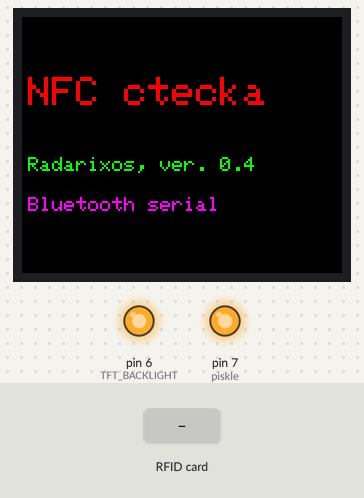
Bench run of a sketch on a simulated Arduino Uno, built with avr-gcc and run on an emulated ATmega328P. Shown: 160×128 colour display, output pins drawn as LEDs (lit = HIGH). The test bench sets the inputs (shaded band). Pins used as bus, display or sensor lines are not drawn; what the sketch prints to the serial monitor is not drawn.

Above: at 0.31 s.
At 1.5 s:
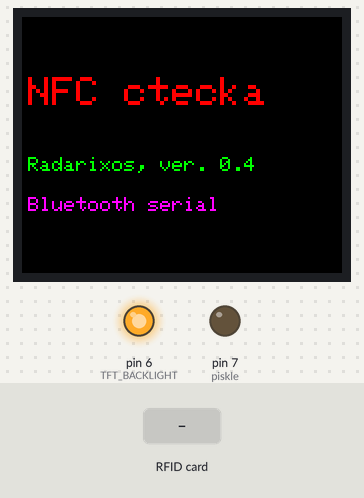
1.6 s: RFID card 5E 7A 19 C4 held to the reader
At 2.1 s:
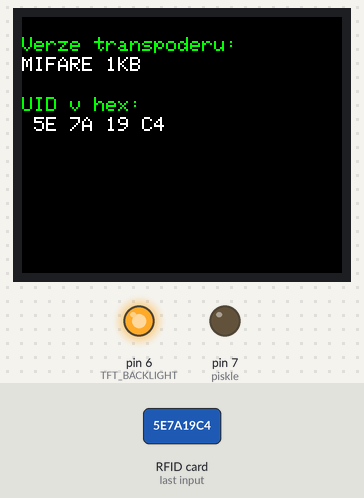
Timing chart, 0 to 4.6 s (numbered marks = the images above; inputs shaded):
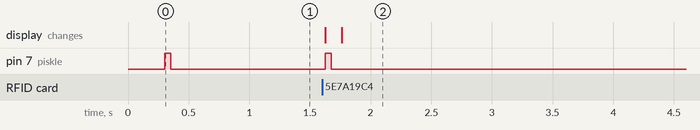

The sketch:

nfc_reader_04_bluetooth.ino
```cpp
/* NFC reader with color display and bluetooth link (serial echo) to android phone
 * selfedu project for arduino uno/nano, under GNU/GPL
 *
 * version 0.4, rare demo, 03/2019.
 *
 * Used generic devices:
 * Arduino NANO/UNO, TFT display 1.44" (ST7735, SPI), NFC modul MFRC522(SPI), Bluetooth modul HC06(UART).
 *
 * Proof of concept:
 * two SPI devices
 * quick reading UID of all Mifare/NFC devices(TAG),
 * send UID to TFT,
 * show version of transpoder, and send it via bluetooth to terminal on android phone.
 *
 * Used terminal software -tested (available on google play repository):
 * Serial Bluetooth Terminal v.1.22 by Kai-Morich
 *
 * Library and parts of code are from GitHub, Arduino-Shop.cz and Arduino.cc
 *
 */

#include <Adafruit_GFX.h>
#include <Adafruit_ST7735.h>
#include <SPI.h>
#include <SoftwareSerial.h>
#include <MFRC522.h>

#define TFT_CS        10  // CS for TFT (SlaveSelect SPI bus TFT)
#define TFT_RST        9  // Reset for TFT
#define TFT_DC         8  // DC(A0) for TFT
#define TFT_BACKLIGHT  6  // TFT backlight pin
#define RX             2  // serial data RX modul HC04/06
#define TX             3  // serial data TX modul HC04/06
#define RC522_SS       5  // slave select mfrc522 modul
#define RC522_RST      4  // reset mfrc522 modul
const int piskle =     7;  // beep feedback (if UID was readed)

// used default HARDWARE SPI pins Uno/Nano:
// SPI MOSI = pin 11
// SPI MISO = pin 12
// SPI SCLK = pin 13

Adafruit_ST7735 tft = Adafruit_ST7735(TFT_CS, TFT_DC, TFT_RST); // instance tft s radicem ST7735
SoftwareSerial bluetooth(TX, RX);                               // instance modrozubu(default pair PIN 1234)
MFRC522 mfrc522(RC522_SS, RC522_RST);                           // instance nfc modulu MFRC522

void pipni()  {               //rutina pipnuti 50ms
  digitalWrite(piskle, HIGH);
  delay(50);
  digitalWrite(piskle, LOW);
  }

void setup()  {
  Serial.begin(9600);       // serial init
  SPI.begin();              // SPI bus init
  mfrc522.PCD_Init();       // init MFRC522
  bluetooth.begin(9600);    // bluetooth init

  pinMode(piskle, OUTPUT);

  pinMode(TFT_BACKLIGHT, OUTPUT);
  digitalWrite(TFT_BACKLIGHT, HIGH); // Backlight TFT on

  tft.initR(INITR_BLACKTAB);        // init 160x128 verze tft
  //tft.initR(INITR_GREENTAB);      // init 128x128 verze tft
  tft.setRotation(3);               // otoc displej na sirku s kontaktama vlevo
  welcomeScreen();                  // ukaz welcome text
  pipni();                          // pipni
}

void printHex(byte *buffer, byte bufferSize)    //rutina pro vypis bufferu (uid) v HEX
  {
  for (byte i = 0; i < bufferSize; i++)
    {
    Serial.print(buffer[i] < 0x10 ? " 0" : " ");
    Serial.print(buffer[i], HEX);
    }
  }

/*
void printDec(byte *buffer, byte bufferSize)    //rutina pro vypis bufferu (uid) v DEC
  {
  for (byte i = 0; i < bufferSize; i++)
    {
    Serial.print(buffer[i] < 0x10 ? " 0" : " ");
    Serial.print(buffer[i], DEC);
    }
  }
*/

void loop() {
  // Look for new cards
  if ( ! mfrc522.PICC_IsNewCardPresent())
  {
  return;
  }
  // Select one of the cards
  if ( ! mfrc522.PICC_ReadCardSerial())
  {
    return;
  }
  clearTFT();
  pipni();
  readRFID();
 }

void welcomeScreen(){
  tft.fillScreen(ST77XX_BLACK);
  tft.setCursor(3,30);
  tft.setTextSize(2);
  tft.setTextColor(ST77XX_RED);
  tft.print("NFC ctecka");
  bluetooth.println("");
  bluetooth.println("NFC ctecka");
  tft.setCursor(3,70);
  tft.setTextSize(1);
  tft.setTextColor(ST77XX_GREEN);
  tft.print("Radarixos, ver. 0.4");bluetooth.println("Radarixos, ver. 0.4");
  tft.setCursor(3,90);
  tft.setTextSize(1);
  tft.setTextColor(ST77XX_MAGENTA);
  tft.print("Bluetooth serial"); bluetooth.println("Bluetooth - serial link seems OK!");
}

void clearTFT() {
  tft.fillScreen(ST77XX_BLACK);     // cerne pozadi
}

void readRFID() {
// new record
  Serial.print("\n-----------------------------");
  bluetooth.print("\n-----------------------------:");

//picc version
  Serial.print("\nVerze: ");
  bluetooth.println("\nVerze:");
  MFRC522::PICC_Type piccType = mfrc522.PICC_GetType(mfrc522.uid.sak);
  Serial.println(mfrc522.PICC_GetTypeName(piccType));
    bluetooth.print(mfrc522.PICC_GetTypeName(piccType));
    tft.setTextColor(ST77XX_GREEN);
    tft.setCursor(0,10);
    tft.setTextSize(1);
    tft.print("Verze transpoderu:");
    tft.setTextColor(ST77XX_WHITE);
    tft.setCursor(0,20);
    tft.setTextSize(1);
    tft.print(mfrc522.PICC_GetTypeName(piccType));

//picc UID
    Serial.print("UID v hex: ");
    String content= "";           //vynulovani promenne "content"
    bluetooth.println("\nUID v hex:");
    tft.setTextColor(ST77XX_GREEN);
    tft.setCursor(0,40);
    tft.setTextSize(1);
    tft.print("UID v hex: ");
    tft.setTextColor(ST77XX_WHITE);
    tft.setCursor(0,50);

  for (byte i = 0; i < mfrc522.uid.size; i++) //cti a posilej uid dal
  {
     Serial.print(mfrc522.uid.uidByte[i] < 0x10 ? " 0" : " ");
     Serial.print(mfrc522.uid.uidByte[i], HEX);
     content.concat(String(mfrc522.uid.uidByte[i] < 0x10 ? " 0" : " "));
     content.concat(String(mfrc522.uid.uidByte[i], HEX));
     //tft.print(String(mfrc522.uid.uidByte[i], HEX));            //zapis bez mezer mezi bytama
     tft.print(mfrc522.uid.uidByte[i] < 0x10 ? " 0" : " ");       //zapis s mezerama mezi bytama
     tft.print(mfrc522.uid.uidByte[i], HEX);                      //zapis s mezerama mezi bytama
     bluetooth.print(mfrc522.uid.uidByte[i] < 0x10 ? " 0" : " "); //zapis s mezerama mezi bytama
     bluetooth.print(mfrc522.uid.uidByte[i], HEX);                //zapis s mezerama mezi bytama
  }


  // Halt PICC
  mfrc522.PICC_HaltA();
  // Stop encryption on PCD
  mfrc522.PCD_StopCrypto1();

}
```

Measured:
- after the input at 1.6 s, pin 7 (piskle): LOW → HIGH at once, → LOW 0.05 s later; the display: first changes at once (image 2 shows a later state)
